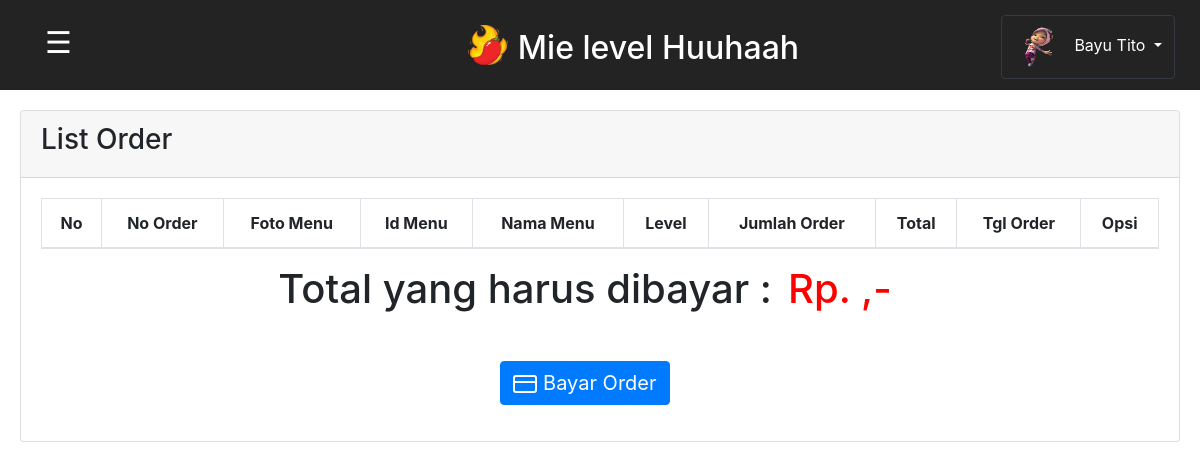
/order_cst.php (signed in), run on the app's committed database.
### tables this page shows
CREATE TABLE `customer` (
  `id_cst` varchar(20) NOT NULL,
  `nama_cst` varchar(50) DEFAULT NULL,
  `alamat_cst` varchar(30) DEFAULT NULL,
  `nohp_cst` varchar(30) DEFAULT NULL,
  `username` varchar(30) NOT NULL,
  `password` varchar(30) NOT NULL,
  `foto_cst` varchar(30) DEFAULT NULL
);

### order_cst.php (the view, shortened to what this page needs)
<?php
require "functions.php";
$sql1 = "SELECT sum(total) as all_total FROM order_customer";
$hasil1 = mysqli_query($conn,$sql1);
$data1 = mysqli_fetch_array($hasil1);
$bayar= $data1['all_total'];
?>
<!DOCTYPE html>
<html lang="en">
<head>
    <link rel="stylesheet" href="style.css?v=1.0">
    <link rel="stylesheet" type="text/css" href="https://cdnjs.cloudflare.com/ajax/libs/twitter-bootstrap/4.5.2/css/bootstrap.css">
	<link rel="stylesheet" type="text/css" href="https://cdn.datatables.net/1.10.22/css/dataTables.bootstrap4.min.css">
</head>
<body>
        <div class="judul sticky-top">
            <button class="openbtn" onclick="openNav()">&#9776;</button>
            <div class="brand row align-items-center justify-content-center">
                <img src="img/logo.png" class="logo">
                <h2>Mie level Huuhaah</h2>
            </div>
            <div class="account">
                <div class="dropdown">
                        <?php
                            $id = $_SESSION['id_cst'];
                            $hasil = mysqli_query($conn,"SELECT * FROM customer WHERE id_cst = '$id'");
                            $data = mysqli_fetch_assoc($hasil);
                        ?>
                    <button class="btn btn-dark dropdown-toggle" type="button" id="dropdownMenuButton2" data-bs-toggle="dropdown" aria-expanded="true">
                        <img src="photo/<?= $data['foto_cst'];?>" class="bulat" style="background-size:cover;"><?= $data['nama_cst'];?>
                    </button>
                </div>
            </div>
        </div>
        <div class="content" id="content">
                <div class="card">
		            <div class="card-header">
			            <h3>List Order</h3>
		            </div>
                    <div class="card-body">
                        <table border="1" id="example" class="table table-striped table-bordered" cellspacing="0" width="100%">
                            <thead>
                                <tr align="center">
                                    <th>No</th>
                                    <th>No Order</th>
                                    <th>Foto Menu</th>
                                    <th>Id Menu</th>
                                    <th>Nama Menu</th>
                                    <th>Level</th>
                                    <th>Jumlah Order</th>
                                    <th>Total</th>
                                    <th>Tgl Order</th>
                                    <th>Opsi</th>
                                </tr>
                            </thead>
                        </table>
                        <div class="col-12 row justify-content-center mt-3 mb-3">
                            <h1>Total yang harus dibayar :</h1>
                            <h1 class="ml-3" style="color:red;">Rp. <?= $bayar; ?>,-</h1>
                        </div>
                        <div class="col-12 row justify-content-center mt-2 mb-3">
                            <form method="post">
                                <button
                                    name="bayar" id="bayar"
                                    style="font-size: 20px;" name="detail"
                                    class="btn btn-primary mt-4">
                                    <span data-feather="credit-card"></span>   Bayar Order
                                </button>
                            </form>
                        </div>
                    </div>
                </div>
        </div>
</body>
</html>

### style.css (style rules this page uses)
body { font-family: 'roboto'; background-color: #ddd; }
.judul { background: #232323; padding: 25px; width: 100%; }
.judul h2 { text-align: center; height: 15px; color: #ffffff; margin-top: -10px; }
.brand img { width: 40px; height: 40px; margin: 0 10px 0 0; }
.openbtn { font-size: 30px; float: left; cursor: pointer; background-color: #232323; color: white; padding: 5px 20px; border: none; text-align: start; margin-top: -10px; }
.account { display: block; float: right; cursor: pointer; color: black; margin-top: -50px; }
.bulat { position: relative; width: 50px; height: 50px; border-radius: 50%; margin: 0 10px 0 0; background-size: cover; }
#dropdownMenuButton2 { background-color: #232323; color: white; }
#content { transition: margin-left .5s; padding: 20px; }

### data on the page
customer: foto_cst (picture), nama_cst "Bayu Tito"
